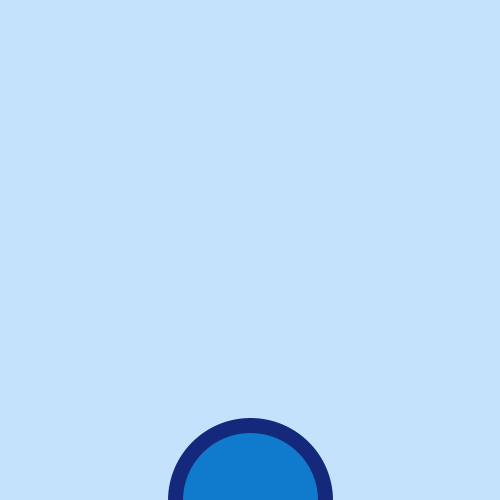
Frame 1 (no input)
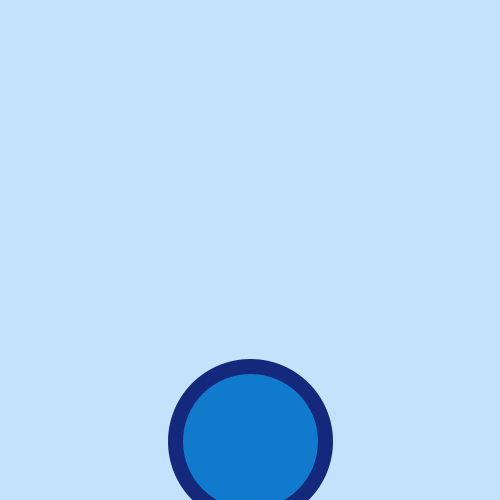
Frame 60 (the mouse pressed at the canvas centre just before this capture)
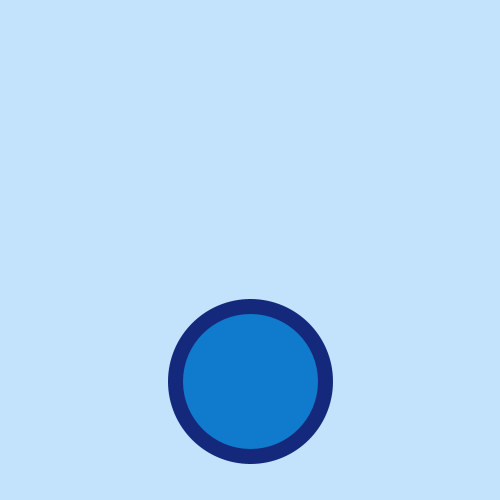
Frame 120 (the mouse held since frame 60 and released just before this capture)

The Processing sketch that drew these frames (run headless with seeded random() and noise(); from frame 60 on, the mouse is pressed at the canvas centre):

// Processing sketch: RMM_atividade_2
// ── RMM_atividade_2.pde
int y = 500;
void setup ()
{
  size (500,500);
}

void draw ()
{
  background(#c3e3fd);
  stroke (#15297c);
  strokeWeight(15);
  fill(#107acc);
  ellipse(250,y,150,150);
  y = y - 1;
}
